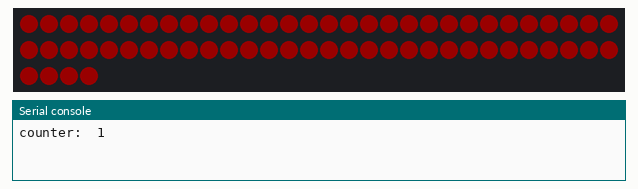
Recording of a program running on a simulated Raspberry Pi Pico running MicroPython. Shown: 64 RGB LEDs in strip order, left to right, continuing on the next row, the last lines printed to the serial console. Dim RGB values are drawn brighter than linear.

Above: at 0.1 s.
At 38.6 s:
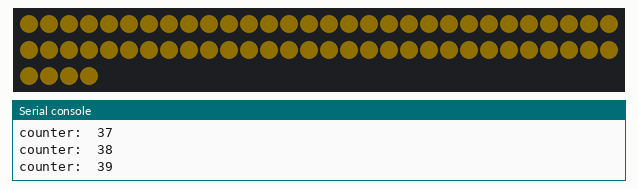

Measured:
- what the display in image 1 shows lasts 0.5 s, from 38.5 s to 39.0 s

The program:

neopixel_test.py
```python
# This is a test of two handsoldered SK6812-Mini-E RGB Leds which are compatible with the
# neopixel protocol. I got it from amazon.de (https://amzn.eu/d/14DKVMW)

# The soldering is tricky there is a youtube video explaining the handsoldering: https://www.youtube.com/watch?v=oL
# I am still strugeling, but for me it helped to use stranded wire and adding flux to the pads wire

# Connection
# SK6812 Mini-E VDD <-> PICO VBUS (=5V)
# SK6812 Mini-E DIN <-> PICO GP0
# SK6812 Mini-E GND <-> PICO GND
#
# NOTE: Connecting it like that runs the LED without the specs and I am surprised it works.
# Because based on the specs, the DIN HIGH must be at least 0.7*VDD which is 3.5V with 5 V VDD. The
# Pico IO HIGH provides 3.3V which is below 3.5V so it shouldn't work.

# The workaround I found from leoleosuper on reddit (https://www.reddit.com/r/fightsticks/comments/182vumd/comment/ku6b12a/)
# suggests that for the first (only for the first) LED you add a diode between the 5V from the PICO
# and the VDD. The diode has a voltage drop that is enough to get the 3.3V of the logic within the
# Specs and the VDD is also still high enough to be in the VDD Specs (>3.5V). The DOUT of the
# first LED is scaled upwards so that all further LEDS can be run with 5V without a diode.
# One potential disadvantage is, that the first LED might be not as bright as the others.


from machine import Pin
from utime import sleep
from neopixel import NeoPixel


led_pin = Pin(14, Pin.OUT)  # set GPIO0 to output to drive NeoPixels
np = NeoPixel(led_pin, 64)  # create NeoPixel driver on GPIO0 for 2 pixels

def color_all(r, g, b):
    pass

def wheel(pos, brightness=0.1):
    """Convert a number (0-255) to a color cycling through RGB with adjustable brightness."""
    pos = pos % 256  # Ensure the position is within 0-255
    brightness = max(0.0, min(1.0, brightness))  # Clamp brightness between 0.0 and 1.0

    if pos < 85:
        r, g, b = (255 - pos * 3, pos * 3, 0)
    elif pos < 170:
        pos -= 85
        r, g, b = (0, 255 - pos * 3, pos * 3)
    else:
        pos -= 170
        r, g, b = (pos * 3, 0, 255 - pos * 3)

    # Apply brightness scaling
    return (int(r * brightness), int(g * brightness), int(b * brightness))


brightness = (
    0.1  # looks like 0.05 is the smallest smooth tranistioning brightness for the SK6812 Mini-E
)
counter = 0
move = 0

while True:
    try:
        for i in range(64):
            np[i] = wheel(counter, brightness)
        np.write()  # write data to all pixels
        counter = counter + 1 if counter < 255 else 0  # limit counter range from 0 - 255
        print("counter: ", counter)
        sleep(0.5)
        for j in range(64):
            np[j] = (0, 0, 0)
        np.write()  # write data to all pixels
        sleep(0.5)
    except KeyboardInterrupt:
        break
np.fill((0, 0, 0))
np.write()
print("Finished.")
```
